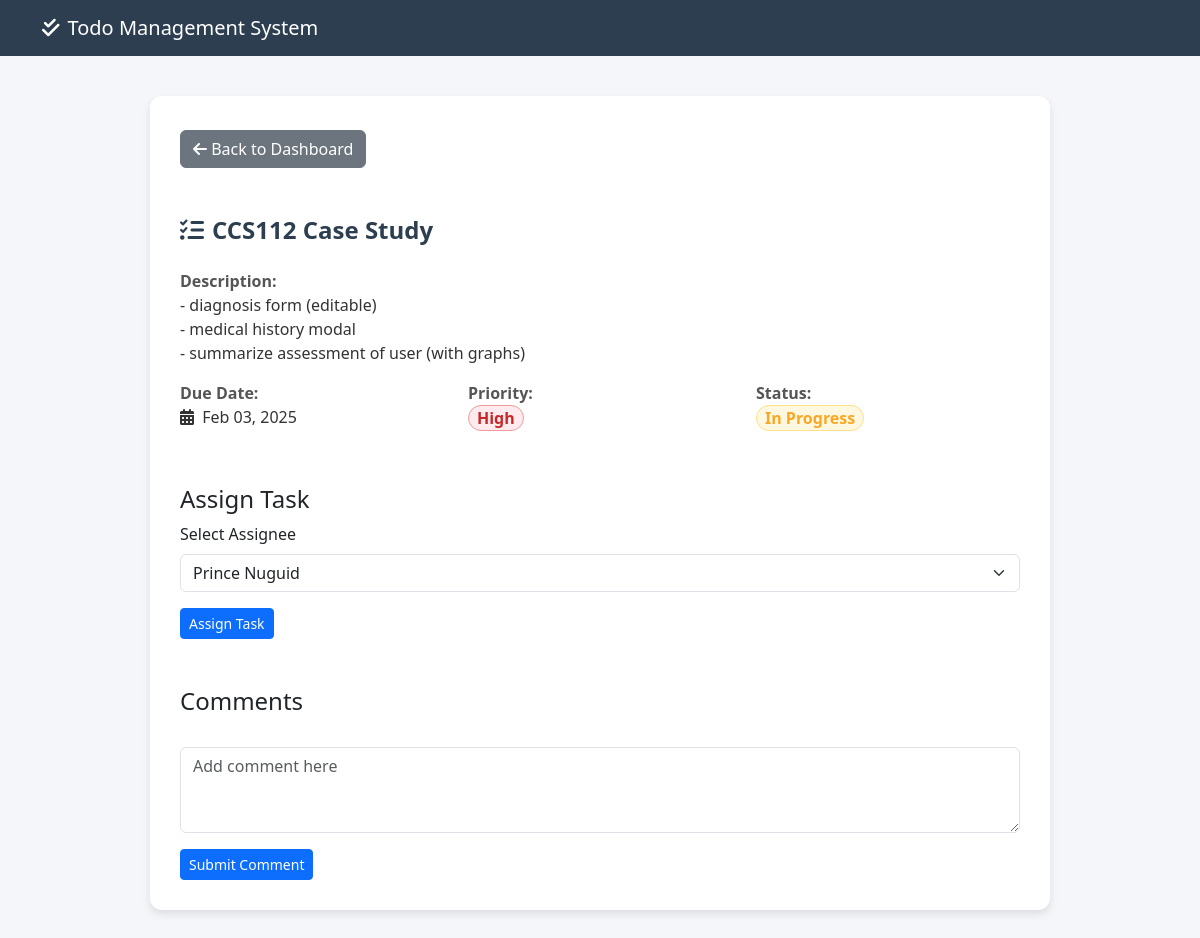
The page /view_task.php?id=1 on the database its author committed.
### tables this page shows
CREATE TABLE `tasks` (
  `id` int(11) NOT NULL,
  `title` varchar(255) NOT NULL,
  `description` text DEFAULT NULL,
  `due_date` date NOT NULL,
  `priority` enum('Low','Medium','High') DEFAULT 'Medium',
  `status` enum('todo','in_progress','done') DEFAULT 'todo',
  `created_at` timestamp NOT NULL DEFAULT current_timestamp(),
  `updated_at` timestamp NOT NULL DEFAULT current_timestamp() ON UPDATE current_timestamp(),
  `assignee_id` int(11) DEFAULT NULL
);

### view_task.php (the view, shortened to what this page needs)
<?php
    include 'db_connect.php';
    $id = $_GET['id'];
    $query = "SELECT * FROM tasks WHERE id = $id";
    $result = mysqli_query($conn, $query);
    $task = mysqli_fetch_assoc($result);
    $users = [
        ['id' => 1, 'name' => 'Obrey Monter'],
        ['id' => 2, 'name' => 'Eden Nataya'],
        ['id' => 3, 'name' => 'Aila Niala'],
        ['id' => 4, 'name' => 'Niko Nositera'],
        ['id' => 5, 'name' => 'Prince Nuguid']
    ];
?>
<!DOCTYPE html>
<html lang="en">
<head>
    <link rel="stylesheet" href="https://cdn.jsdelivr.net/npm/bootstrap@5.3.0/dist/css/bootstrap.min.css">
    <link rel="stylesheet" href="https://cdnjs.cloudflare.com/ajax/libs/font-awesome/6.0.0/css/all.min.css">
</head>
<body>
    <nav class="navbar navbar-expand-lg navbar-dark">
        <div class="container">
            <a class="navbar-brand" href="index.php">
                <i class="fas fa-check-double me-2"></i>Todo Management System
            </a>
        </div>
    </nav>
    <div class="container">
        <div class="task-container">
            <a href="index.php" class="btn btn-secondary back-btn mt-1">
                <i class="fas fa-arrow-left"></i> Back to Dashboard
            </a>
            <br><br><br>
            <h1 class="task-title mb-4">
                <i class="fas fa-tasks me-2"></i><?php echo htmlspecialchars($task['title']); ?>
            </h1>
            <div class="mb-3">
                <span class="task-label">Description:</span>
                <p class="task-value"><?php echo nl2br(htmlspecialchars($task['description'])); ?></p>
            </div>
            <div class="row">
                <div class="col-md-4 mb-3">
                    <span class="task-label">Due Date:</span>
                    <p class="task-value"><i class="fas fa-calendar-alt me-1"></i>
                        <?php echo date('M d, Y', strtotime($task['due_date'])); ?>
                    </p>
                </div>
                <div class="col-md-4 mb-3">
                    <span class="task-label">Priority:</span><br>
                    <span class="badge priority-<?php echo strtolower($task['priority']); ?> p-2 pb-1 pt-1">
                        <?php echo $task['priority']; ?>
                    </span>
                </div>
                <div class="col-md-4 mb-3">
                    <span class="task-label">Status:</span><br>
                    <span class="badge status-<?php echo str_replace('_', '-', $task['status']); ?> p-2 pb-1 pt-1">
                        <?php echo ucwords(str_replace('_', ' ', $task['status'])); ?>
                    </span>
                </div>
            </div>
            <br>
            <h4>Assign Task</h4>
            <form action="" method="POST">
                <div class="mb-3">
                    <label for="assignee" class="form-label">Select Assignee</label>
                    <select class="form-select" id="assignee" name="assignee_id">
                        <?php foreach ($users as $user): ?>
                            <option value="<?php echo $user['id']; ?>" <?php echo $user['id'] == $task['assignee_id'] ? 'selected' : ''; ?>>
                                <?php echo $user['name']; ?>
                            </option>
                        <?php endforeach; ?>
                    </select>
                </div>
                <button type="submit" class="btn btn-primary btn-sm">Assign Task</button>
            </form>
            <br><br>
            <h4>Comments</h4>
             <br>
            <form action="process_comment.php" method="POST">
                <div class="mb-3">
                    <textarea class="form-control" id="comment" name="comment" rows="3" placeholder="Add comment here" required></textarea>
                </div>
                <button type="submit" class="btn btn-primary btn-sm">Submit Comment</button>
            </form>
        </div>
    </div>
</body>
</html>

### view_task.php (style rules this page uses)
body { background-color: #f4f6f9; }
.navbar { background-color: #2c3e50; }
.navbar-brand { color: white !important; }
.task-container { max-width: 900px; margin: 40px auto; padding: 30px; background: white; border-radius: 12px; box-shadow: 0 4px 8px rgba(0, 0, 0, 0.1); }
.task-title { font-size: 24px; font-weight: bold; color: #2c3e50; }
.task-label { font-weight: 700; color: #555; font-size: 16px; }
.task-value { font-size: 16px; color: #333; }
.badge { font-size: 16px; padding: 8px 12px; border-radius: 20px; }
.priority-high { background-color: #ffebee; color: #c62828; border: 1px solid #ef9a9a; }
.status-in-progress { background-color: #fff8e1; color: #f9a825; border: 1px solid #ffe082; }
.back-btn { margin-top: 20px; }

### rows shown on the page
tasks: title "CCS112 Case Study", description "- diagnosis form (editable) - medical history modal - summarize assessment of user (with graphs)", due_date "Feb 03, 2025", priority "High", status "In Progress", assignee_id "Prince Nuguid"
